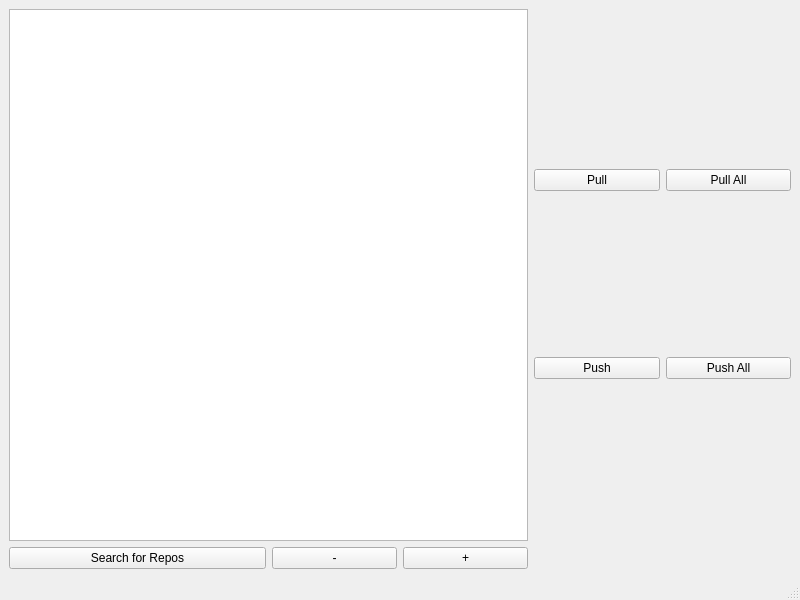
<?xml version="1.0" encoding="UTF-8"?>
<ui version="4.0">
 <class>MainWindow</class>
 <widget class="QMainWindow" name="MainWindow">
  <property name="geometry">
   <rect>
    <x>0</x>
    <y>0</y>
    <width>800</width>
    <height>600</height>
   </rect>
  </property>
  <property name="minimumSize">
   <size>
    <width>800</width>
    <height>600</height>
   </size>
  </property>
  <property name="windowTitle">
   <string>Git Commander</string>
  </property>
  <widget class="QWidget" name="centralwidget">
   <layout class="QGridLayout" name="gridLayout_2">
    <item row="0" column="2">
     <layout class="QGridLayout" name="gridLayout">
      <item row="0" column="0">
       <widget class="QPushButton" name="pullRepoButton">
        <property name="text">
         <string>Pull</string>
        </property>
       </widget>
      </item>
      <item row="0" column="1">
       <widget class="QPushButton" name="pullAllButton">
        <property name="text">
         <string>Pull All</string>
        </property>
       </widget>
      </item>
      <item row="1" column="0">
       <widget class="QPushButton" name="pushRepoButton">
        <property name="text">
         <string>Push</string>
        </property>
       </widget>
      </item>
      <item row="1" column="1">
       <widget class="QPushButton" name="pushAllButton">
        <property name="text">
         <string>Push All</string>
        </property>
       </widget>
      </item>
     </layout>
    </item>
    <item row="1" column="0">
     <widget class="QPushButton" name="searchButton">
      <property name="text">
       <string>Search for Repos</string>
      </property>
     </widget>
    </item>
    <item row="1" column="1">
     <layout class="QHBoxLayout" name="horizontalLayout">
      <item>
       <widget class="QPushButton" name="rmRepo">
        <property name="text">
         <string>-</string>
        </property>
       </widget>
      </item>
      <item>
       <widget class="QPushButton" name="addRepo">
        <property name="text">
         <string>+</string>
        </property>
       </widget>
      </item>
     </layout>
    </item>
    <item row="0" column="0" colspan="2">
     <widget class="QListWidget" name="repoList"/>
    </item>
   </layout>
  </widget>
  <widget class="QMenuBar" name="menubar">
   <property name="geometry">
    <rect>
     <x>0</x>
     <y>0</y>
     <width>800</width>
     <height>21</height>
    </rect>
   </property>
  </widget>
  <widget class="QStatusBar" name="statusbar"/>
 </widget>
 <resources/>
 <connections/>
</ui>
